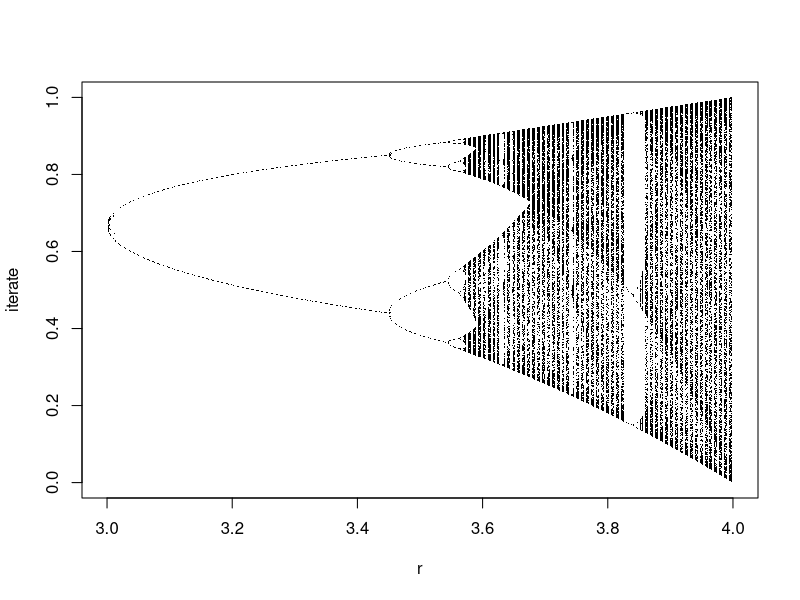
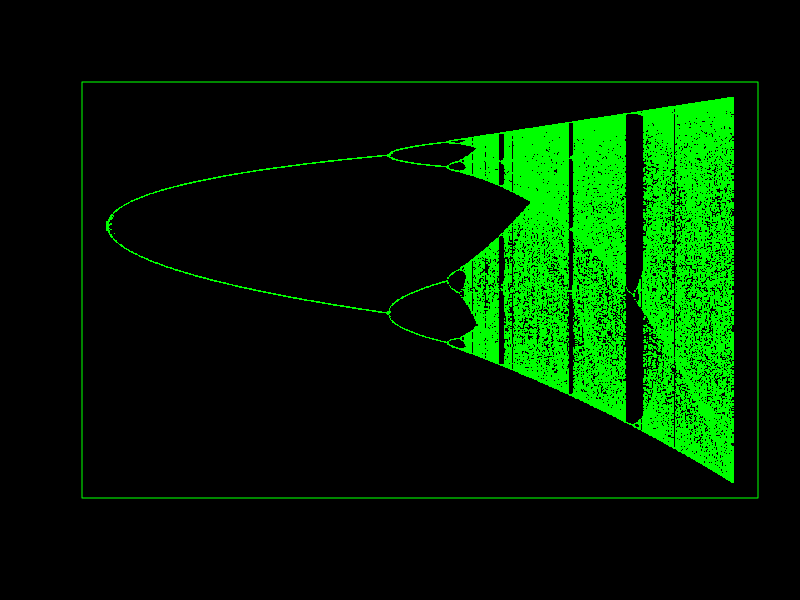

Write R code to recreate these figures, in order.
#http://www.r-bloggers.com/dynamical-systems-mapping-chaos-with-r/
#http://blog.hackingisbelieving.org/2012/04/r-multicore.html
# run under Azure Machine Learning Studio.
# on windows mc.cores=1 only(">1 is not available" message said)
require(parallel) 
testit <- function(x)
{
    p1 <- proc.time()
    Sys.sleep(x)
    proc.time() - p1 # The cpu usage should be negligible
}
testit(3.7)

mci.mclapply <- function(x, u) {
  mclapply(x, 
    function(x) {
      g <- x * exp( -(u * x)^2 / 2)
      mean(g) / sqrt(2 * pi) + 0.5
    },mc.cores=1
  )
}

bifurcation<-function(from=3,to=4,res=500,
x_o=runif(1,0,1),N=500,reps=500,cores=4)
{
r_s<-seq(from=from,to=to,length.out=res)
r<-numeric(res*reps)
for(i in 1:res)
r[((i-1)*reps+1):(i*reps)]<-r_s[i]
 
x<-array(dim=N)
 
iterate<-mclapply(1:(res*reps),
mc.cores=1,
function(k){
x[1]<-runif(1,0,1)
for(i in 2:N)
x[i]<-r[k]*x[i-1]*(1-x[i-1])
 
return(x[N])
})
 
plot(r,iterate,pch=15,cex=0.1)
 
return(cbind(r,iterate))
}
 
#warning: Even in parallel with 4 cores, this is by no means fast code!
bi<-bifurcation()
png('chaos.png',width=1000,height=850)
par(bg='black',col='green',col.main='green',cex=1)
plot(bi,col='green',xlab='R',ylab='n --> inf',main='',pch=15,cex=0.2)
dev.off()
